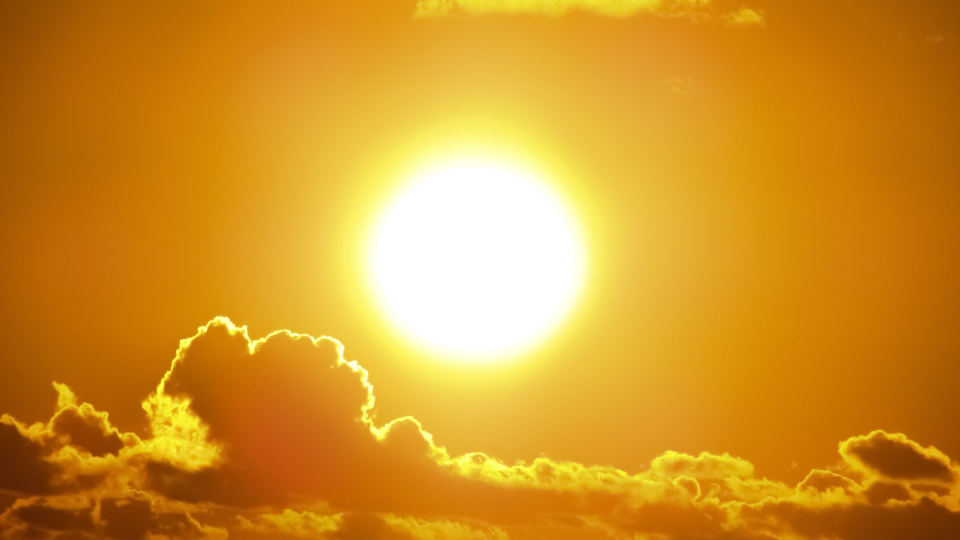
#> input picture images/mosaic_image/mosaic_in.jpg, 1920 x 1080 px (shown at 1/2 size)
$ python photomosaic_generator.py
#> lines starting #> are read from the running program, lines starting #| are printed output that depends on the picture; pictures that were not available may be replaced by others from this repository, and a replacement may not be noted
from PIL import Image, ImageOps, ImageStat
from tqdm import tqdm
import os
import math
import copy
import pickle
from sys import maxsize

#Preferences are global trading off security for convenience. Images kept in memory once ingested for speed.

#General preferences:
MOSAIC_TILE_SIZE = 20 #tiles will be cropped to squares of this size
MAIN_IMAGE_INPUT_PATH = r"../../images/mosaic_image/mosaic_in.jpg" #image to convert into mosaic
MOSAIC_IMAGE_OUTPUT_PATH = r"../../images/mosaic_image/mosaic_out.jpg" #where to output the mosaic image

#Tile input clarification.
#eg.
# MOSAIC_TILE_PATH = my_tiles
# MOSAIC_TILE_SUBFOLDERS = ["mango","orange", "pineapple"]
# Looks for images within:
# my_tiles/mango
# my_tiles/orange
# my_tiles/pineapple
# If you set:
# MOSAIC_TILE_SUBFOLDERS = []
# Then looks for images within:
# my_tiles/

MOSAIC_TILE_PATH = r"../../images/tiles/" #where are the mosaic tiles gathered from?
MOSAIC_TILE_SUBFOLDERS = ["mango","orange", "pineapple"]

#Processing preferences:
#Pickles are prioritized over uncropped images. If no pickle is found, the program will fallback to processing uncropped images.

USE_PICKLE = 0 #do you use a python pickle to ingress cropped images?
SAVE_PICKLE = 0 #Do cropped images get saved to a pickle?
SAVE_CROPPED_IMAGES = 0 #should cropped images be saved?
MOSAIC_PICKLE_FILE_PATH = r"../../images/tiles/cropped_tiles.pickle" #where can the pickle be found?
MOSAIC_CROPPED_TILE_FOLDER = r"../../images/tiles/cropped/" #where to save cropped images?
IMG_SUFFIXES = ["jpg","jpeg"] #ingests files with these suffixes
SIMPLE_ALGO_BOUNDARY = 100 # Beyond n cropped images, the dynamically bucketed algorithm will be used instead of the SIMPLE_ALGO.
# Clarification: The efficiency of the algorithms depends on the size

def add_image_filenames(img_dict, keyname, folder, found_input_flag):
    """

    Helper function
    Checks if every file suffix within a folder is an image. If it is, add to img_dict[keyname]

    Returns img_dict, found_input_flag
    """


    for dir_entry in folder:
        dir_entry_suffix = dir_entry.path.split(r".")[-1]
        if dir_entry.is_file and (dir_entry_suffix in IMG_SUFFIXES):
            img_dict[keyname].append(dir_entry.path)
            found_input_flag = 1

    return (img_dict,found_input_flag)

def get_img_filenames(MOSAIC_TILE_PATH, MOSAIC_TILE_SUBFOLDERS):
    img_dict = {} # keys are fruit, contains a list of paths to img files

    found_input_flag = 0
    if MOSAIC_TILE_SUBFOLDERS:
        for fruit in MOSAIC_TILE_SUBFOLDERS:
            img_dict[fruit] = []
            try:
                with os.scandir(MOSAIC_TILE_PATH + fruit) as folder:
                    img_dict, found_input_flag = add_image_filenames(img_dict,fruit,folder,found_input_flag)

            except FileNotFoundError:
                print(("Path %s not found"% (MOSAIC_TILE_PATH + fruit)) + ". Continuing to check other paths.")

    else:
        try:
            img_dict["root"] = []
            with os.scandir(MOSAIC_TILE_PATH) as folder:
                img_dict, found_input_flag = add_image_filenames(img_dict, "root",folder,found_input_flag)
        except FileNotFoundError:
            print(("Path %s not found"% (MOSAIC_TILE_PATH)) + ". Continuing to check other paths.")

    if found_input_flag == 0: #if no images are found
        quit_error("No images found in folder %s" % MOSAIC_TILE_PATH, "Double check relative filepath.")

    return img_dict

def make_im_tuples(im):
    """"
    converts im to RGB + colour band mean tuples
    """
    if im.mode != "RGB":
        im = im.convert("RGB")
    im_statistics = ImageStat.Stat(im)
    avgs_colour = [round(colour,2) for colour in im_statistics.mean] #R G B, .2f

    return (im, avgs_colour[0], avgs_colour[1], avgs_colour[2])

def crop_images(key_values, MOSAIC_TILE_SIZE, save_path, save = 0):
    # converts images to Squares based on smallest dimension + returns list containing all cropped images
    cropped_img_list = []
    print("Cropping images. There are %i source folders. One progress bar per folder:" % len(key_values))
    for key_list in key_values: #key_values contains a list of lists
        for imagepath in tqdm(key_list):
            with Image.open(imagepath) as im:
                if im.mode != "RGB":
                    im = im.convert("RGB")
                resized_image = ImageOps.fit(im, (MOSAIC_TILE_SIZE,MOSAIC_TILE_SIZE))
                im_tuples = make_im_tuples(resized_image)
                cropped_img_list.append(im_tuples)
                if save == 1:
                    save_image(resized_image,save_path, imagepath)
    return cropped_img_list

def save_image(im_file, output_filepath, input_imagepath =""):
    #the filename is derived from the input_filepath
    if input_imagepath: #if the object contains something
        filename = input_imagepath.split(r"/")[-2:] #assumption: folder/filename
        try:
            folder_path = output_filepath + filename[-2] #outputted in <fruit> folder
            os.makedirs(folder_path)
        except FileExistsError:
            pass
        output_filepath = output_filepath + filename[-2] + r"/" + filename[-1]
        im_file.save(output_filepath, "JPEG")
        return 0
    else:
        filename = output_filepath.split(r"/")[-1]
        try:
            filename_len = len(filename)
            folder_path = output_filepath[:-filename_len]
            os.makedirs(folder_path)
        except FileExistsError:
            pass
        im_file.save(output_filepath, "JPEG")
    return 0

def create_cropped_images():
    """
    create_cropped_images steps:
    1. Get filenames to each image
    2. Crop images and add to cropped_image_tuples
    returns cropped_image_tuples
    """
    img_dict = get_img_filenames(MOSAIC_TILE_PATH, MOSAIC_TILE_SUBFOLDERS) # keys are fruit, contains a list of paths to img files
    cropped_image_tuples = crop_images(img_dict.values(), MOSAIC_TILE_SIZE, MOSAIC_CROPPED_TILE_FOLDER, save=SAVE_CROPPED_IMAGES)
    cropping_feedback = "Images cropped."
    if SAVE_CROPPED_IMAGES == 1:
        cropping_feedback += " Images saved"
    print(cropping_feedback)
    return cropped_image_tuples

def find_distance(coordinates_object_1,coordinates_object_2):
    if len(coordinates_object_1) != len(coordinates_object_2):
        print("Dimension Mismatch") #the dimensions do not match; eg comparing 2D object to 3D
        return maxsize #max integer effectively means this distance won't be considered

    #take euclidian distance
    coordinates_tuples = zip(coordinates_object_1,coordinates_object_2)
    #red_tuples = coordinates_tuples[0]
    #green_tuples = coordinates_tuples[1]
    #blue_tuples = coordinates_tuples[2]
    sum_sqr_diff = sum([(cor1 - cor2) ** 2 for cor1, cor2 in coordinates_tuples]) # calc list of squared difference
    distance = round(sum_sqr_diff ** (1/2),2)
    return distance

def find_valid_buckets():pass

def find_mosaic_tile(mainImage_tuples, cropped_images_list = []):
    lowest_distance = maxsize #maximum possible int
    lowest_distance_im = None

    cropped_image_len = len(cropped_images_list)
    if cropped_image_len <= SIMPLE_ALGO_BOUNDARY:
        for tup in cropped_images_list:
            cur_distance = find_distance(mainImage_tuples[1:],tup[1:])
            if  cur_distance < lowest_distance:
                lowest_distance = cur_distance
                lowest_distance_im = tup[0]
            else: pass

    else:
        pass

    return lowest_distance_im

def select_tile(im, left, upper, right, lower):
    """
    Takes a rectangular tile from an image
    # crop function works by taking (left, upper, right, lower)
    returns im
    """
    tile = im.crop((left, upper, right, lower))
    return tile

def colour_to_bucket_index(colour, bucket_count):
    """
    Helper function to consistently convert a colour to a bucket index."""

def create_buckets():pass

def create_mosaic(mainImage_tuples, cropped_images_list):
    """
    Steps:
    Per mosaic tile find closest match & insert into mainImage
    Return image
    """
    # FOR EVERY tuple find_distance(mainImage_tuples[1:],cropped_images_list[1:])
    #image tuples consist of (Im, avg_red, avg_green, avg_blue) tuples

    mainImage_length = mainImage_tuples[0].size[0]
    mainImage_width = mainImage_tuples[0].size[1]
    mainImage_tiles_in_length = math.trunc(mainImage_length / MOSAIC_TILE_SIZE)#how many tiles fit in a length?
    mainImage_tiles_in_width = math.trunc(mainImage_width / MOSAIC_TILE_SIZE) # how many tiles fit in width?

    mosaic_im = copy.deepcopy(mainImage_tuples[0]) #make deep copy of mainImage im
    #boxes start from the top-left
    row_pixel_top = 0 #at which pixel do we start row-wise?
    col_pixel_left = 0

    cropped_image_len = len(cropped_images_list)
    if cropped_image_len > SIMPLE_ALGO_BOUNDARY:
        im_buckets, bucket_count = create_buckets(cropped_images_list)

    print("Creating mosaic:")
    for row in tqdm(range(mainImage_tiles_in_width)):
        for col in range(mainImage_tiles_in_length):
            left, upper, right, lower = [col_pixel_left, row_pixel_top, col_pixel_left+ MOSAIC_TILE_SIZE, row_pixel_top + MOSAIC_TILE_SIZE]
            tile_tuples = make_im_tuples(select_tile(mainImage, left, upper, right, lower)) #selects mainImage box
            mosaic_tile_im = find_mosaic_tile (tile_tuples, cropped_images_list) #finds closest matching tile
            mosaic_im.paste(mosaic_tile_im, (left, upper, right, lower)) #pastes in box
            #save_image(mosaic_im, MOSAIC_IMAGE_OUTPUT_PATH)
            col_pixel_left += MOSAIC_TILE_SIZE
        col_pixel_left = 0 # reset col_pixel
        row_pixel_top += MOSAIC_TILE_SIZE
    save_image(mosaic_im,MOSAIC_IMAGE_OUTPUT_PATH)
    return 0

# [9 lines left out: function quit_error, not called in this run]

def check_tile_size(im, MOSAIC_TILE_SIZE):
    if ((im.size[0] % MOSAIC_TILE_SIZE) != 0) or ((im.size[1] % MOSAIC_TILE_SIZE) != 0):
        print("Image dimensions %i x %i is not cleanly divisible by mosaic tile size %i" % (mainImage.size[0], mainImage.size[1], MOSAIC_TILE_SIZE))

        # calculate smallest image dimension
        if im.size[0] <= im.size[1]:
            smallest_dim = im.size[0]
        else:
            smallest_dim = im.size[1]
        # calculate the amount of cropping options, reduce by factor of 10.
        if (cropping_options := smallest_dim // MOSAIC_TILE_SIZE // 10) > 1: pass
        else:
            suggested_min_dimension = MOSAIC_TILE_SIZE * 10
            quit_error("Mosaic input image too small", "Use a mosaic input image with a smallest dimension of at least %i px" % suggested_min_dimension)
        # calculate image aspect ratio using greatest common denominator
        im_gcd = math.gcd(im.size[0], im.size[1])
        im_aspect_ratio = [im.size[0]//im_gcd, im.size[1]//im_gcd]
        # suggest image dimensions
        cropping_suggestions = [(list(map((lambda x: x * MOSAIC_TILE_SIZE * i), im_aspect_ratio))) for i in range(1,(cropping_options)+2)]  # maps th

        quit_error("Image dimensions do not match tilesize.", "Crop your image to one of these width x height dimensions:\n" + str(cropping_suggestions))

# [38 lines left out: functions check_pickle, ingress_pickle, egress_pickle, not called in this run]

if __name__ == "__main__":
    """
    General program flow:

    Open the main image.
    If USE_PICKLE = 1, ingress the pickle into a cropped_imagelist. Else process each image in the Tile_Input_Folder_Path/{MOSAIC_TILE_SUBFOLDERS}
    Create a mosaic based on the lowest avg distance between a region of the main image, and every cropped_imagelist.
    If SAVE_PICKLE = 1, egress the pickle.

    cropped_image_list is a list of tuples of form:
    (im, avgRed,avgGreen,avgBlue)

    """
    mainImage_tuples = ()
    cropped_images_list = ()

    try:
        with Image.open(MAIN_IMAGE_INPUT_PATH) as mainImage:
#> mainImage is the input picture: PIL image 1920x1080 RGB; mean R, G, B 209.8, 147.5, 40.1
            mainImage_tuples = make_im_tuples(mainImage)
#> in make_im_tuples, `avgs_colour = [round(colour,2) for colour in im_statistics.mean]`: avgs_colour = [209.8, 147.6, 40.14]
            check_tile_size(mainImage, MOSAIC_TILE_SIZE) #Check whether image divisible by tilesize
    except FileNotFoundError:
        quit_error("No image found in %s" % MAIN_IMAGE_INPUT_PATH, "Double check relative filepath.")

    # Ingest tile pickle OR create cropped images.
    pickle_valid = 0
    if USE_PICKLE == 1:
        if (cropped_images_list := ingress_pickle()) != 1:
            pickle_valid = 1 # the pickle is valid
    if pickle_valid == 0:
        cropped_images_list = create_cropped_images()
#> in crop_images, `resized_image = ImageOps.fit(im, (MOSAIC_TILE_SIZE,MOSAIC_TILE_SIZE))`:
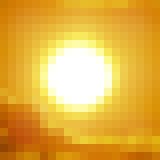
#> resized_image: PIL image 20x20 RGB (shown 8 times larger); mean R, G, B 228.3, 177.4, 68.3
#> in create_cropped_images, `cropped_image_tuples = crop_images(img_dict.values(), MOSAIC_TILE_SIZE..`: cropped_image_tuples = 3 items
#> cropped_images_list = 3 items
    create_mosaic(mainImage_tuples, cropped_images_list)
#> in create_mosaic, `cropped_image_len = len(cropped_images_list)`: cropped_image_len = 3
#> the loop in create_mosaic, `for row in tqdm(range(mainImage_tiles_in_width)):` made 54 passes
#> pass 1, in select_tile, `tile = im.crop((left, upper, right, lower))`:
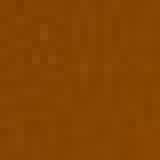
#> tile: PIL image 20x20 RGB (shown 8 times larger); mean R, G, B 133.1, 68, 2.6
#> after the loop in create_mosaic, `for row in tqdm(range(mainImage_tiles_in_width)):`:
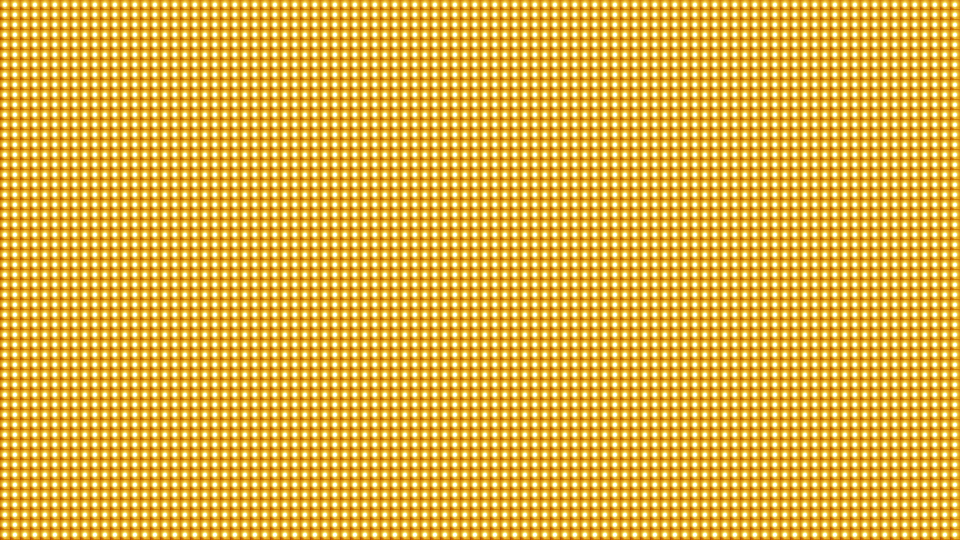
#> mosaic_im: PIL image 1920x1080 RGB (shown at 1/2 size); mean R, G, B 228.3, 177.4, 68.3
    if SAVE_PICKLE == 1:
        egress_pickle(cropped_images_list)
    print("Program finished.")
